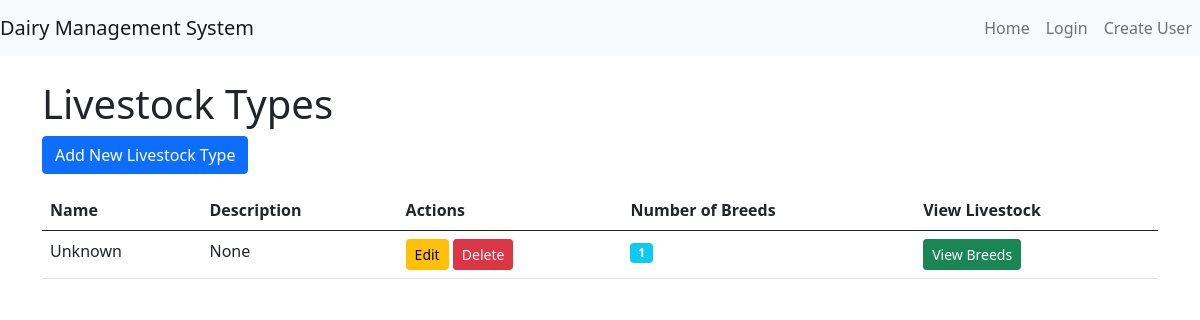
/data-management/livestock-type/, run on an earlier commit of the app's database.
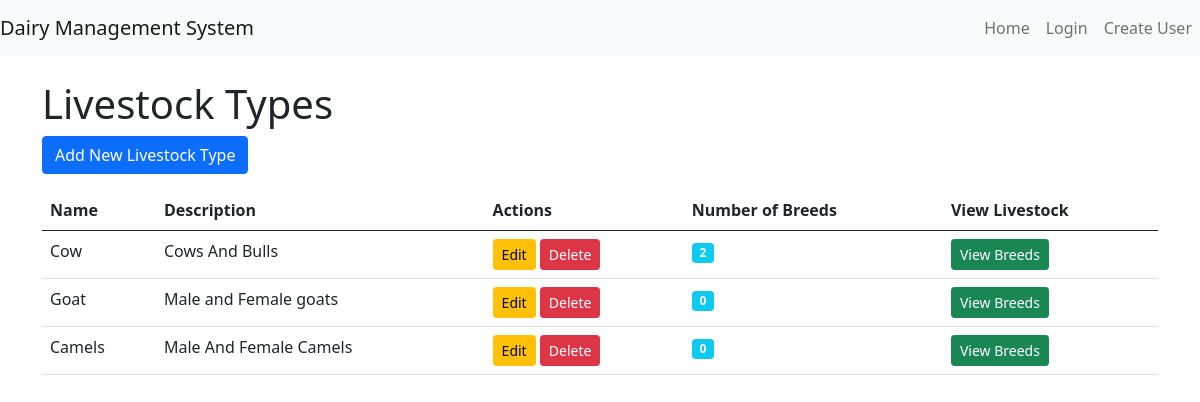
And on a later commit of the database.
### data_management/models.py (models this page shows, shortened)
class LivestockType(models.Model):
    name = models.CharField(max_length=100, unique=True, verbose_name=_("Livestock Type"))
    description = models.TextField(blank=True, null=True, verbose_name=_("Description"))

### data_management/views.py (the view)
# urls.py: path('livestock-type/', LivestockTypeListView.as_view(), name='livestock_type_list'),
class LivestockTypeListView(ListView):
    model = LivestockType
    template_name = "livestock/livestock_type_list.html"
    context_object_name = "livestock_types"
    def get_queryset(self):
        return LivestockType.objects.prefetch_related("livestocks")

### data_management/templates/livestock/livestock_type_list.html (shortened to what this page needs)
{% extends 'users_management/base.html' %}
{% block content %}
    <h1>Livestock Types</h1>
    <a href="{% url 'data_management:create_livestock_type' %}" class="btn btn-primary mb-3">Add New Livestock Type</a>
    {% if livestock_types %}
        <table class="table">
            <thead>
                <tr>
                    <th>Name</th>
                    <th>Description</th>
                    <th>Actions</th>
                    <th>Number of Breeds</th>
                    <th>View Livestock</th>
                </tr>
            </thead>
            <tbody>
                {% for livestock_type in livestock_types %}
                    <tr>
                        <td>{{ livestock_type.name }}</td>
                        <td>{{ livestock_type.description }}</td>
                        <td>
                            <a href="{% url 'data_management:update_livestock_type' livestock_type.pk %}" class="btn btn-sm btn-warning">Edit</a>
                            <a href="{% url 'data_management:delete_livestock_type' livestock_type.pk %}" class="btn btn-sm btn-danger" onclick="return confirm('Are you sure you want to delete this type?');">Delete</a>
                        </td>
                        <td>
                            <span class="badge bg-info">{{ livestock_type.livestocks.count }}</span>
                        </td>
                        <td>
                            <a href="{% url 'data_management:livestock_list' %}?livestock_type={{ livestock_type.pk }}" class="btn btn-sm btn-success">View Breeds</a>
                        </td>
                    </tr>
                {% endfor %}
            </tbody>
        </table>
    {% else %}
        <p>No livestock types available.</p>
    {% endif %}
{% endblock %}

### user_management/templates/users_management/base.html (shortened to what this page needs)
<!DOCTYPE html>
<html lang="en">
<head>
    <link href="https://cdn.jsdelivr.net/npm/bootstrap@5.0.2/dist/css/bootstrap.min.css" rel="stylesheet">
</head>
<body>
    <nav class="navbar navbar-expand-lg navbar-light bg-light">
        <a class="navbar-brand" href="{% url 'user_management:home' %}">Dairy Management System</a>
        <div class="collapse navbar-collapse">
            <ul class="navbar-nav ms-auto">
                {% if user.is_authenticated %}
                <li class="nav-item dropdown">
                    <a class="nav-link dropdown-toggle" href="#" id="navbarDropdown" role="button" data-bs-toggle="dropdown" aria-expanded="false">
                        <img src="" alt="Profile icon" width="25" height="25">
                    </a>
                    <ul class="dropdown-menu dropdown-menu-end" aria-labelledby="navbarDropdown">
                        <li><a class="dropdown-item" href="{% url 'user_management:profile' %}">Profile</a></li>
                        <li><a class="dropdown-item" href="{% url 'user_management:logout' %}">Logout</a></li>
                    </ul>
                </li>
                {% else %}
                <li class="nav-item"><a class="nav-link" href="{% url 'user_management:home' %}">Home</a></li>
                <li class="nav-item"><a class="nav-link" href="{% url 'user_management:login' %}">Login</a></li>
                <li class="nav-item"><a class="nav-link" href="{% url 'user_management:create_user' %}">Create User</a></li>
                {% endif %}
            </ul>
        </div>
    </nav>
    <div class="container mt-4">
        {% block content %}{% endblock %}
    </div>
</body>
</html>

What changed in the data, as far as the page shows it:
removed LivestockType: name "Unknown", description "None", livestocks.count "1"
added LivestockType: name "Cow", description "Cows And Bulls", livestocks.count "2"
added LivestockType: name "Goat", description "Male and Female goats", livestocks.count "0"
added LivestockType: name "Camels", description "Male And Female Camels", livestocks.count "0"
